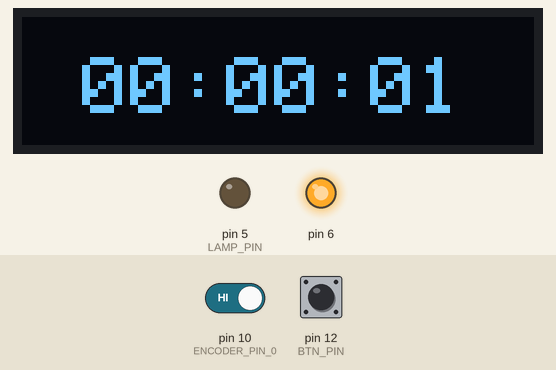
The sketch below on a simulated Arduino Uno, built with avr-gcc and run on an emulated ATmega328P. Shown: 128×32 one-colour display, output pins drawn as LEDs (lit = HIGH). Inputs (shaded band) come from the test bench; at power-on: pin 12 (BTN_PIN) HIGH, pin 10 (ENCODER_PIN_0) HIGH.

Above: at 1.2 s.
1.3 s: pin 12 (BTN_PIN) pulled LOW for 0.15 s
At 2.4 s:
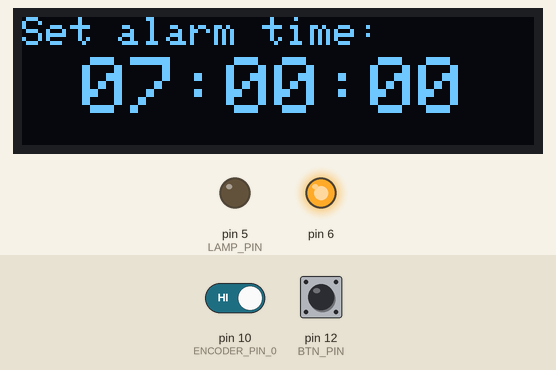
3.0 s: pin 12 (BTN_PIN) pulled LOW for 1 s
At 3.5 s:
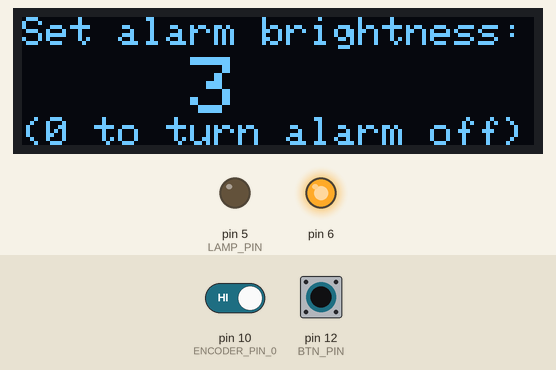
5.6 s: pin 12 (BTN_PIN) pulled LOW for 3.2 s
At 7.1 s:
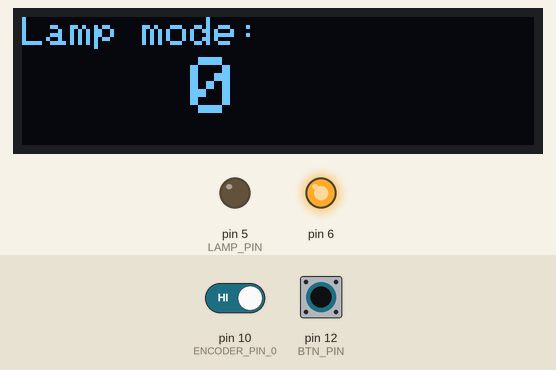
Timing chart, 0 to 8.6 s (numbered marks = the images above; inputs shaded):
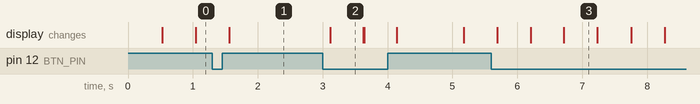

The sketch:

light_alarm.ino
```cpp
#include <Wire.h>
#include <Adafruit_GFX.h>
#include <Adafruit_SSD1306.h>
#include <TimeLib.h>

//timer
#define TIMER_INTERVAL 101
volatile uint16_t timer_ticks, display_count, seconds, minutes, time_update_flag; //to keep track of time
volatile uint32_t debounce = 0; //for debouncing the switch
volatile uint8_t timer_period; //for task scheduling, to ensure that tasks are not repeated within 1 period
uint16_t alarm_time = 420; //time for the alarm to be triggered, default 7:00
uint8_t snoozed = 1; //whether the user has hit the button after the alarm triggers
void timerSetup(){//period in MS with a 16MHz clock.
  //Note that if you are not using a 32u4-based MCU, you will have to change the register names/setup appropriately
  TCCR1A = 0; //no OC
  TCCR1B = 0; //clear control register
  TCCR1B = (1<<CS12)|(0<<CS11)|(0<<CS10)|(0<<WGM13)|(1<<WGM12); //256 prescaler, counting up to OCR1A
  OCR1A = TIMER_INTERVAL; //16,000,000/256/(OCR1A-1) = 625Hz
  TIMSK1 |= (1<<OCIE1A);
}
ISR(TIMER1_COMPA_vect){ //timer interrupt handler
  timer_period = 1; //for task scheduling
  timer_ticks++;
  debounce++; //increment debounce counter
  display_count++; //increment display counter
  if(timer_ticks >= 625){ //every 625 ticks add a second
    timer_ticks = 0;
    time_update_flag = 1; //update times in main loop
  }
  return true;
}

//controls
#define ENCODER_PIN_0 10 //rotary encoder pins
#define ENCODER_PIN_1 11
#define BTN_PIN       12 //mode button pin
uint8_t mode = 0;
uint8_t encoder_0_last = 1;   //control mode

//light
#define LAMP_PIN 5 //lamp FET pin
uint8_t brightness = 0; //current brightness
uint8_t lamp_brightness = 0; //lamp mode brightness
uint8_t alarm_brightness = 150; //brightness of alarm

//display
#define SCREEN_WIDTH 128
#define SCREEN_HEIGHT 32
#define OLED_RESET     -1
#define SCREEN_ADDRESS 0x3C
#define SSD1306_NO_SPLASH
Adafruit_SSD1306 display(SCREEN_WIDTH, SCREEN_HEIGHT, &Wire, OLED_RESET);
char print_buf[32];

void setup() {

  //debug serial
  Serial.begin(9600);

  //setup time
  timerSetup();
  setTime(0,0,0,1,1,2000); //set clock time to midnight

  //pin setups
  pinMode(BTN_PIN, INPUT_PULLUP);
  pinMode(ENCODER_PIN_0, INPUT_PULLUP);
  pinMode(ENCODER_PIN_1, INPUT_PULLUP);
  pinMode(LAMP_PIN, OUTPUT);
  pinMode(6, OUTPUT);
  digitalWrite(6, HIGH); //pullup for the I2C

  //display setup
  display.begin(SSD1306_SWITCHCAPVCC, SCREEN_ADDRESS);
  display.setTextColor(SSD1306_WHITE, SSD1306_BLACK);
  display.clearDisplay();
  display.display();
  display.setTextSize(2);

}

void loop() {
  if(timer_period){//only do max once per tick
    if(time_update_flag){ //approximately once a second, update the number of minutes
      seconds = second();
      minutes = minute() + (60*hour()); //day as a number of minutes instead of hours/minutes
      time_update_flag = 0;
    }
    analogWrite(LAMP_PIN, brightness); //apply lamp brightness
    if(!digitalRead(BTN_PIN)){//cant use interrupt on button pin so we have to poll and debounce it here
      if(debounce > 200){
        if(!snoozed){
          Serial.println("snoozed");
          snoozed = 1;
          debounce = 0;
        }
        else{
          debounce = 0;
          mode++;
          mode = mode % 5;
        }
      }
    }
    if(!digitalRead(ENCODER_PIN_0)){ //poll and debounce the encoder
      if(debounce > 50){
        if(digitalRead(ENCODER_PIN_1)){ //encoder has turned one step counterclockwise
          //do nothing in clock mode
          if(mode == 1){ //alarm time set mode
            if(alarm_time == 0){
              alarm_time = 1439; //wraparound from 00:00 back to 23:59
            }
            else{
              alarm_time--;
            }
          }
          else if(mode == 2){//alarm brightness set mode
            if(alarm_brightness == 255){
              alarm_brightness = 200;
            }
            else if(alarm_brightness){
              alarm_brightness-= 50;
            }
          }
          else if(mode == 3){ //time adjustment mode
            adjustTime((long)-60); //subtract one minute
          }
          else if(mode == 4){//lamp mode
            if(brightness == 255){
              brightness = 200;
            }
            else if(brightness){
              brightness-= 50;
            }
          }
        }
        else{ //encoder has turned one step clockwise
          //do nothing in clock mode
          if(mode == 1){ //alarm time set mode
            alarm_time++;
            if(alarm_time >= 1440){
              alarm_time = 0;
            }
          }
          else if(mode == 2){//alarm brightness set mode
            if(alarm_brightness < 200){
              alarm_brightness += 50;
            }
            else{
              alarm_brightness = 255;
            }
          }
          else if(mode == 3){ //time adjustment mode
            adjustTime((long)60); //add one minute
          }
          else if(mode == 4){//lamp mode
            if(brightness < 200){
              brightness += 50;
            }
            else{
              brightness = 255;
            }
          }
        }
        debounce = 0;
      }
    }
    if(display_count > 315){//write to screen at 2FPS
      display_count = 0;
      // sprintf(print_buf, "%02d:%02d:%02d", (minutes/(uint16_t)60), (minutes%60), seconds);
      // Serial.println(print_buf);
      // Serial.println(alarm_time);
      // Serial.println(brightness);
      // Serial.println(snoozed);
      // Serial.println(" ");
      if(mode == 0){ //normal clock mode, display clock and wait for alarm
        if(minutes == alarm_time){ //handle the alarm
          if(seconds == 0){
            snoozed = 0; //reset snooze while the alarm starts
          }
          brightness = seconds * 4; //ramp up over the course of a minute
          if(brightness > alarm_brightness){
            brightness = alarm_brightness; //do not exceed alarm max level
          }
          if(seconds == 59){
            brightness = alarm_brightness; //full brightness at the end of the minute
          }
        }
        if(snoozed){
          brightness = 0; //clear brightness if not currently alarming
        }
        display.clearDisplay();
        display.setTextSize(2);
        display.setCursor(15,10);
        sprintf(print_buf, "%02d:%02d:%02d", (minutes/(uint16_t)60), (minutes%60), seconds);
        display.print(print_buf);
        display.display();
        // Serial.println(print_buf);
      }
      else if(mode == 1){ //set alarm time
        display.clearDisplay();
        display.setTextSize(1);
        display.setCursor(0,0);
        display.print(F("Set alarm time:"));
        display.setTextSize(2);
        display.setCursor(15,10);
        sprintf(print_buf, "%02d:%02d:%02d", (alarm_time/(uint16_t)60), (alarm_time%60), 0);
        display.print(print_buf);
        display.display();
        // Serial.println(F("Set alarm time:"));
      }
      else if(mode == 2){ //set alarm brightness
        display.clearDisplay();
        display.setTextSize(1);
        display.setCursor(0,0);
        display.print(F("Set alarm brightness:"));
        display.setTextSize(2);
        display.setCursor(30,10);
        memset(print_buf, 0, 32);
        sprintf(print_buf, "%2d", (alarm_brightness/50));
        display.print(print_buf);
        display.setCursor(0,25);
        display.setTextSize(1);
        display.print(F("(0 to turn alarm off)"));
        display.display();
        // Serial.println(F("Set alarm brightness:"));
      }
       else if(mode == 3){ //set current time
        display.clearDisplay();
        display.setTextSize(1);
        display.setCursor(0,0);
        display.print(F("Set current time:"));
        display.display();
        display.setTextSize(2);
        display.setCursor(15,10);
        sprintf(print_buf, "%02d:%02d:%02d", (minutes/(uint16_t)60), (minutes%60), seconds);
        display.print(print_buf);
        display.display();
        // Serial.println(F("Set current time:"));
      }
      else if(mode == 4){ //lamp mode with adjustable brightness
        display.clearDisplay();
        display.setTextSize(1);
        display.setCursor(0,0);
        display.print(F("Lamp mode: "));
        display.setTextSize(2);
        display.setCursor(30,10);
        memset(print_buf, 0, 32);
        sprintf(print_buf, "%2d", (brightness/50));
        display.print(print_buf);
        display.display();
        // Serial.println(F("Lamp mode: "));
      }
    }
  }
  timer_period = 0;
}
```

Measured:
- after the input at 1.3 s, the display: changes after 0.26 s (image 1)
- after the input at 3.0 s, the display: changes after 0.12 s (image 2)
- after the input at 5.6 s, the display: first changes after 0.09 s (image 3 shows a later state)
- what the display in image 2 shows lasts 0.5 s, from 3.1 s to 3.6 s
